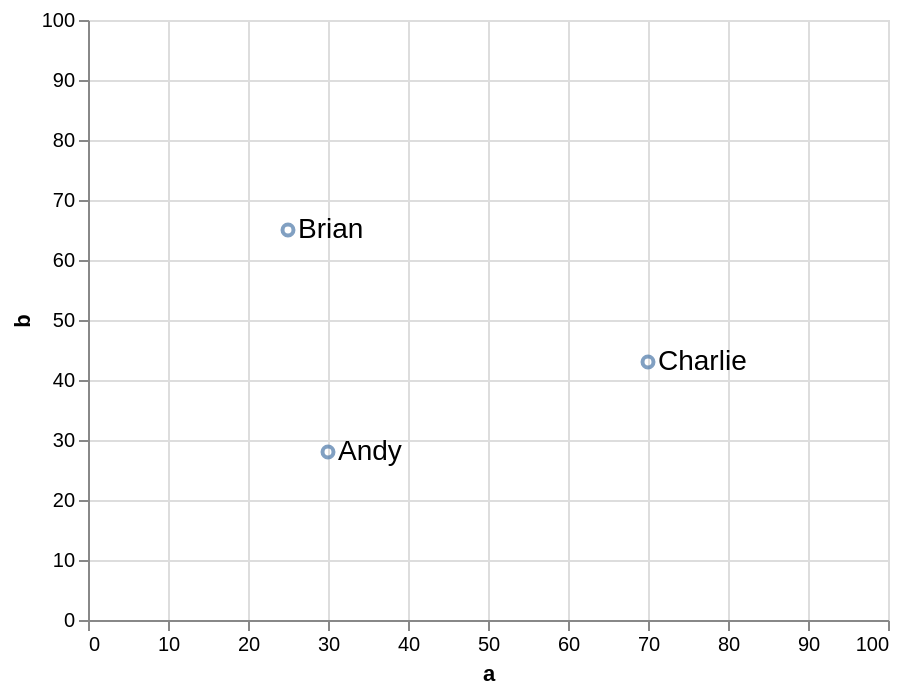

This figure's Vega-Lite source:
### Vega specification from a JSON file in a GitHub repository (floating-point values rounded to 4 significant figures)
{"$schema": "https://vega.github.io/schema/vega/v5.json", "description": "A simple bar chart with embedded data.", "background": "white", "padding": 5, "width": 400, "height": 300, "style": "cell", "data": [{"name": "source_0", "values": [{"a": 30, "b": 28, "label": "Andy"}, {"a": 25, "b": 65, "label": "Brian"}, {"a": 70, "b": 43, "label": "Charlie"}]}, {"name": "data_0", "source": "source_0", "transform": [{"type": "filter", "expr": "isValid(datum[\"a\"]) && isFinite(+datum[\"a\"]) && isValid(datum[\"b\"]) && isFinite(+datum[\"b\"])"}]}], "signals": [{"name": "angle", "value": 0, "bind": {"input": "range", "min": -180, "max": 180, "step": 1}}, {"name": "dx", "value": 5, "bind": {"input": "range", "min": -20, "max": 20, "step": 1}}, {"name": "dy", "value": 0, "bind": {"input": "range", "min": -20, "max": 20, "step": 1}}, {"name": "xOffset", "value": 0, "bind": {"input": "range", "min": -20, "max": 20, "step": 1}}, {"name": "yOffset", "value": 0, "bind": {"input": "range", "min": -20, "max": 20, "step": 1}}, {"name": "fontSize", "value": 14, "bind": {"input": "range", "min": 1, "max": 36, "step": 1}}, {"name": "limit", "value": 0, "bind": {"input": "range", "min": 0, "max": 150, "step": 1}}, {"name": "align", "value": "left", "bind": {"input": "select", "options": ["left", "center", "right"]}}, {"name": "baseline", "value": "middle", "bind": {"input": "select", "options": ["alphabetic", "top", "middle", "bottom"]}}, {"name": "font", "value": "sans-serif", "bind": {"input": "select", "options": ["sans-serif", "serif", "monospace"]}}, {"name": "fontWeight", "value": "normal", "bind": {"input": "select", "options": ["normal", "bold"]}}, {"name": "fontStyle", "value": "normal", "bind": {"input": "select", "options": ["normal", "italic"]}}], "marks": [{"name": "layer_0_marks", "type": "symbol", "style": ["point"], "from": {"data": "data_0"}, "encode": {"update": {"opacity": {"value": 0.7}, "fill": {"value": "transparent"}, "stroke": {"value": "#4c78a8"}, "ariaRoleDescription": {"value": "point"}, "description": {"signal": "\"a: \" + (format(datum[\"a\"], \"\")) + \"; b: \" + (format(datum[\"b\"], \"\"))"}, "x": {"scale": "x", "field": "a"}, "y": {"scale": "y", "field": "b"}}}}, {"name": "layer_1_marks", "type": "text", "style": ["text"], "from": {"data": "data_0"}, "encode": {"update": {"align": {"signal": "align"}, "baseline": {"signal": "baseline"}, "dx": {"signal": "dx"}, "dy": {"signal": "dy"}, "limit": {"signal": "limit"}, "angle": {"signal": "angle"}, "font": {"signal": "font"}, "fontSize": {"signal": "fontSize"}, "fontWeight": {"signal": "fontWeight"}, "fontStyle": {"signal": "fontStyle"}, "fill": {"value": "black"}, "description": {"signal": "\"a: \" + (format(datum[\"a\"], \"\")) + \"; b: \" + (format(datum[\"b\"], \"\")) + \"; label: \" + (isValid(datum[\"label\"]) ? datum[\"label\"] : \"\"+datum[\"label\"])"}, "x": {"scale": "x", "field": "a", "offset": {"signal": "xOffset"}}, "y": {"scale": "y", "field": "b", "offset": {"signal": "yOffset"}}, "text": {"signal": "isValid(datum[\"label\"]) ? datum[\"label\"] : \"\"+datum[\"label\"]"}}}}], "scales": [{"name": "x", "type": "linear", "domain": [0, 100], "range": [0, {"signal": "width"}], "zero": true}, {"name": "y", "type": "linear", "domain": [0, 100], "range": [{"signal": "height"}, 0], "zero": true}], "axes": [{"scale": "x", "orient": "bottom", "gridScale": "y", "grid": true, "tickCount": {"signal": "ceil(width/40)"}, "domain": false, "labels": false, "aria": false, "maxExtent": 0, "minExtent": 0, "ticks": false, "zindex": 0}, {"scale": "y", "orient": "left", "gridScale": "x", "grid": true, "tickCount": {"signal": "ceil(height/40)"}, "domain": false, "labels": false, "aria": false, "maxExtent": 0, "minExtent": 0, "ticks": false, "zindex": 0}, {"scale": "x", "orient": "bottom", "grid": false, "title": "a", "labelAngle": 0, "labelBaseline": "top", "labelFlush": true, "labelOverlap": true, "tickCount": {"signal": "ceil(width/40)"}, "zindex": 0}, {"scale": "y", "orient": "left", "grid": false, "title": "b", "labelOverlap": true, "tickCount": {"signal": "ceil(height/40)"}, "zindex": 0}]}
